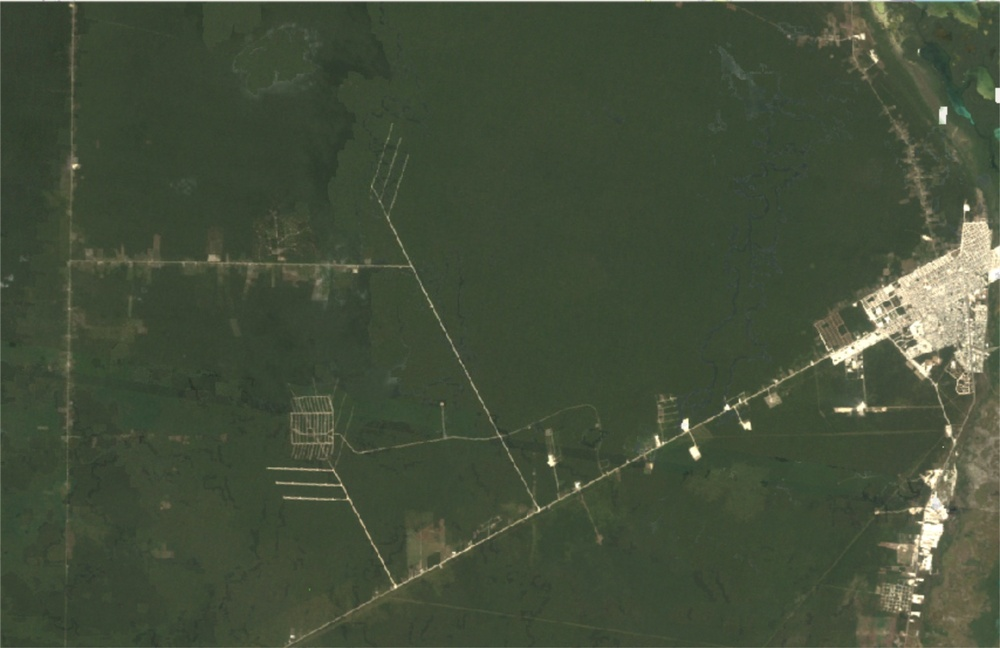
#> input picture color_segmentation/applications/images/1985.jpg, 1000 x 648 px, shrunk from 1708 x 1106 before the run
$ jupyter execute color_segmentation_application_1.ipynb
#> lines starting #> are read from the running program, lines starting #| are printed output that depends on the picture; after the words box and inside, x2 and y2 are one past the last pixel; in counts of white or black regions, pixels touching at a corner belong together
# Deforestation Analysis using Color Segmentation

We have been looking at histograms, histogram equalization, color segmentation using HSV color space. We are now going to look at one application in the area of deforestation management.

We will also have a look at using histograms to determine the lower and upper bounds for segmentation using in-range function.

We will have a look at four images showing human settlement and deforestation. We will analyze them in HSV and BGR and map out the forest cover as a percentage of total land area.

[cell 1]
#loading the images
import cv2
import glob
import matplotlib.pyplot as plt
import numpy as np

plt.rcParams['image.cmap'] = 'gray'

We will now load and display the 1985 and 2011 images.

[cell 2]
image1985 = cv2.imread('images/1985.jpg')
#> image1985 is the input picture: shape (648, 1000, 3); mean B, G, R 58.8, 79.2, 68.6
image2011 = cv2.imread('images/2011.jpg')
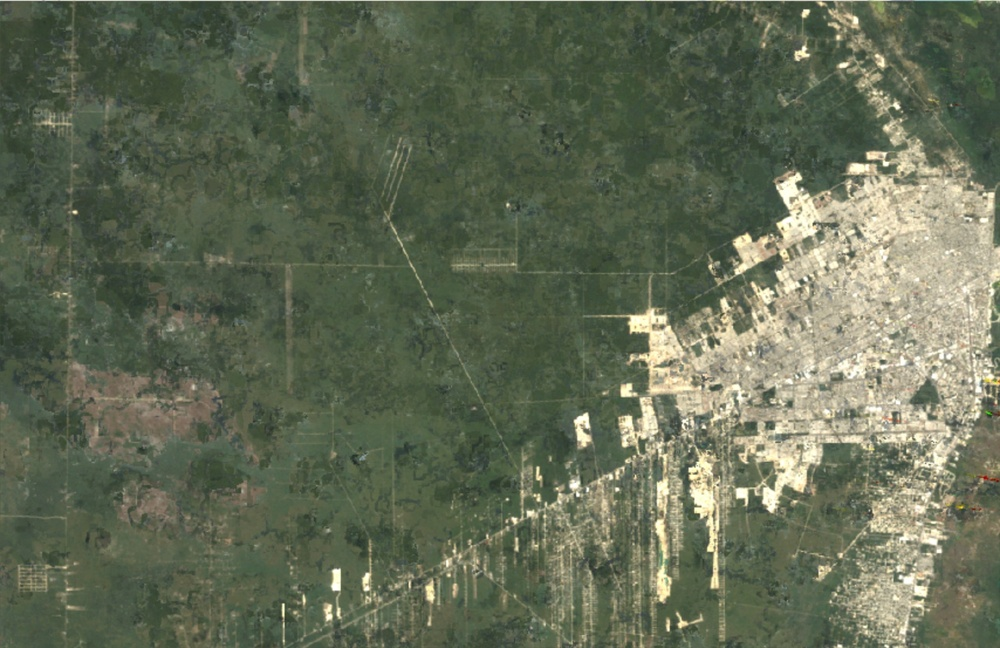
#> input picture color_segmentation/applications/images/2011.jpg, 1000 x 648 px, shrunk from 1708 x 1106 before the run
#> image2011 is the input picture: shape (648, 1000, 3); mean B, G, R 84.9, 106.9, 98.6

[cell 3]
plt.figure(figsize=[10, 8])
plt.subplot(121); plt.imshow(image1985[:, :, ::-1]); plt.title('1985')
plt.subplot(122); plt.imshow(image2011[:, :, ::-1]); plt.title('2011')
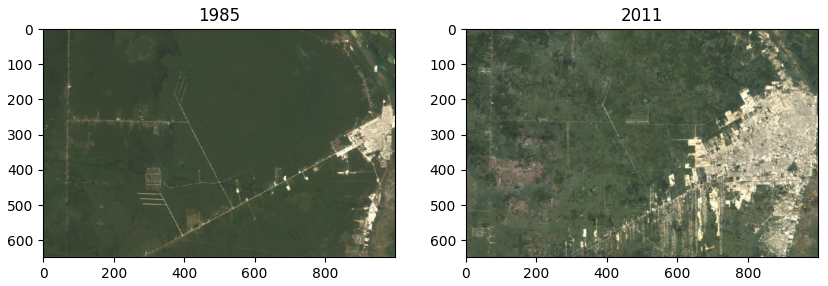
#> figure drawn by matplotlib, 2 panels

We see a comparable difference between the two images. What we now want to do is to segment the images. We have previously done this in HSV but we can also segment according to RGB. We know that vegetation is green, hence we will want to segment according to the green channel. We will go ahead and plot the histograms for the channels for both images to find the correct threshold values.

## Color Segmentation in RGB

[cell 4]
#We create a utility function to plot the histograms
#It takes a BGR image and plots the histograms for the
#various channels
def build_hist_rgb(img, title = '', yscale = 'linear'):
#> called with title = '1985 - Linear', yscale = 'linear'
    assert(img.shape[2] == 3) #has 3 channels

    #Build the histograms
    blue_hist=cv2.calcHist([img], [0], None, [256], [0, 255])
#> blue_hist = 256 values, max 90031 at index 52, min 0 at index 0, mean 2531.2
    green_hist=cv2.calcHist([img], [1], None, [256], [0, 255])
#> green_hist = 256 values, max 82750 at index 73, min 0 at index 0, mean 2529.6
    red_hist=cv2.calcHist([img], [2], None, [256], [0, 255])
#> red_hist = 256 values, max 69919 at index 60, min 0 at index 0, mean 2526.3

    fig = plt.figure(figsize=[20, 5])
    fig.suptitle(title)
    #Blue channel
    ax = fig.add_subplot(1, 3, 1)
    #Setting y scale
    if(yscale == 'log'):
        ax.set_yscale(yscale, base=2)
    else:
        ax.set_yscale(yscale)
    ax.plot(blue_hist, color = 'b', label = 'Blue')
    ax.grid()
    ax.legend()

    #Green channel
    ax = fig.add_subplot(1, 3, 2)

    #Setting y scale
    if(yscale == 'log'):
        ax.set_yscale(yscale, base=2)
    else:
        ax.set_yscale(yscale)

    ax.plot(green_hist, color = 'g', label = 'Green')
    ax.grid()
    ax.legend()

    #Red channel
    ax = fig.add_subplot(1, 3, 3)

    #Setting y scale
    if(yscale == 'log'):
        ax.set_yscale(yscale, base=2)
    else:
        ax.set_yscale(yscale)

    ax.plot(red_hist, color = 'r', label = 'Red')
    ax.grid()
    ax.legend()

build_hist_rgb(image1985, '1985 - Linear')
build_hist_rgb(image2011, '2011 - Linear')
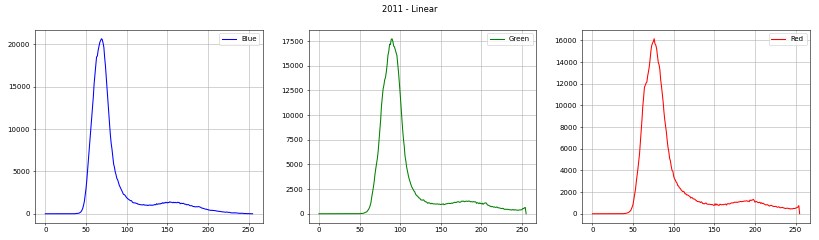
#> figure drawn by matplotlib, 3 panels; panel 1: curve peaks at x = 69, y = 20653; panel 2: curve peaks at x = 90, y = 17735; panel 3: curve peaks at x = 76, y = 16157

Above, we have plotted the histograms for all the channels of the 1985 and 2011 image. We can note that the images are relatively dark as most pixels are within the range of less than 100 for all the channels (the histograms are skewed left). We also see that the peak is at between 50 -100. We can get a better look at the distribution by using a log y-scale to reduce skewness in the data.

[cell 5]
build_hist_rgb(image1985, '1985 - Log', 'log')
build_hist_rgb(image2011, '2011 - Log', 'log')

In the previous plot, the high peaks overshadowed the rest of the regions. Now, however we can properly see that there are other values beyond the peaks. We see two peaks, one between 70 - 100 and another bump starting from 150 and declining past 200 for the 2011 green histogram. For the 1985 green histogram, we see only one dominant peak and the bump is smaller. This could suggest the two dominant areas in the images, the vegetation being the high peak and the small but increasing bump being the human settlement. We can use these values to create an inRange function. We need only use the green portion and limit the values to between 50 and 100 and we will properly segment our image. In this example we have used two histograms to set the threshold value for all images, for more fine grained access, we could use each image's histogram.

[cell 6]
#Build utility function to produce image masks in rgb
def build_masks(img, lower=[0, 50, 0], upper=[255, 100, 255]):
    #For the blue and red channels, we put lower and upper as the utmost min
    #and max values. For the green channel, we confine our value range to
    #65 - 120

    return cv2.inRange(img, np.array(lower), np.array(upper))
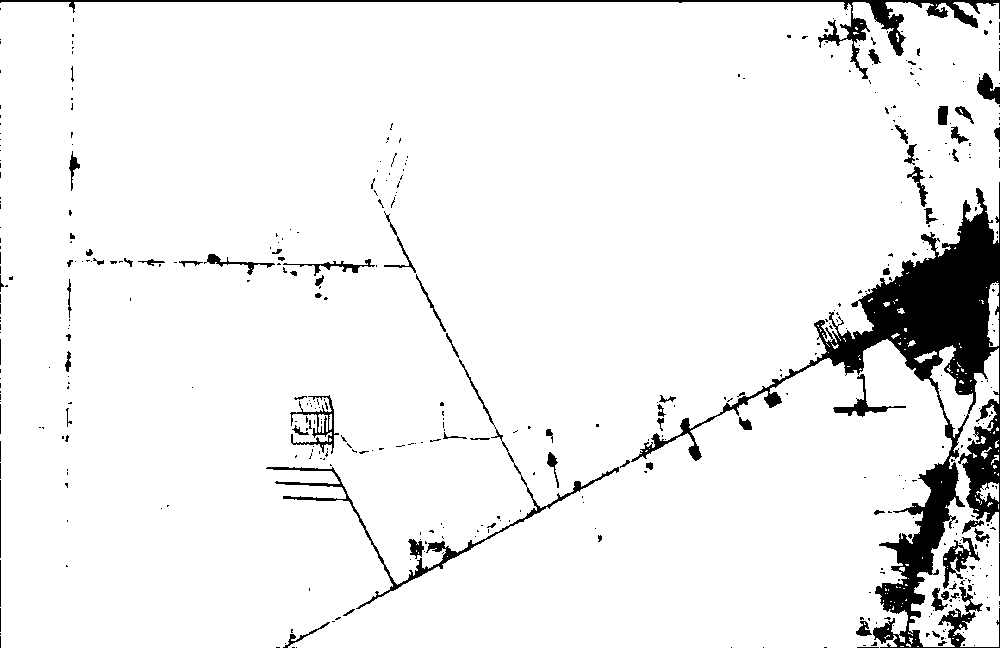
#> returned value: shape (648, 1000); 93.4% white; 453 black regions (374 under 20 px), largest, box (x1, y1, x2, y2) and area: (631, 182, 1000, 648) 26821, (0, 0, 1000, 79) 4308, (266, 359, 619, 609) 2447

[cell 7]
#We will calculate forest percentage
def percent_forest(img):
    total = img.shape[0] * img.shape[1]

    cover = cv2.countNonZero(img)
#> cover = 605424

    return round((cover / total) * 100, 2)

[cell 8]
#We will now display and build masks for all the images and display them side by side
#We will also display the forest cover as a percentage of the whole mass
#capture all images
images = glob.glob('images/*.jpg')
fig = plt.figure(figsize=[10, 15])
count = 1

for image in images:
    #read the image
    img_x = cv2.imread(image)

    #build a mask
    img_mask = build_masks(img_x)

    #display image and mask
    ax = fig.add_subplot(4, 2, count)
    ax.imshow(img_x[:, :, ::-1])
    ax.set_title('Original - ' + image[7:11])

    ax = fig.add_subplot(4, 2, count+1)
    ax.imshow(img_mask, vmin=0)
    ax.set_title(image[7:11] + ' Forest Cover: ' + str(percent_forest(img_mask)) + '%')

    count += 2
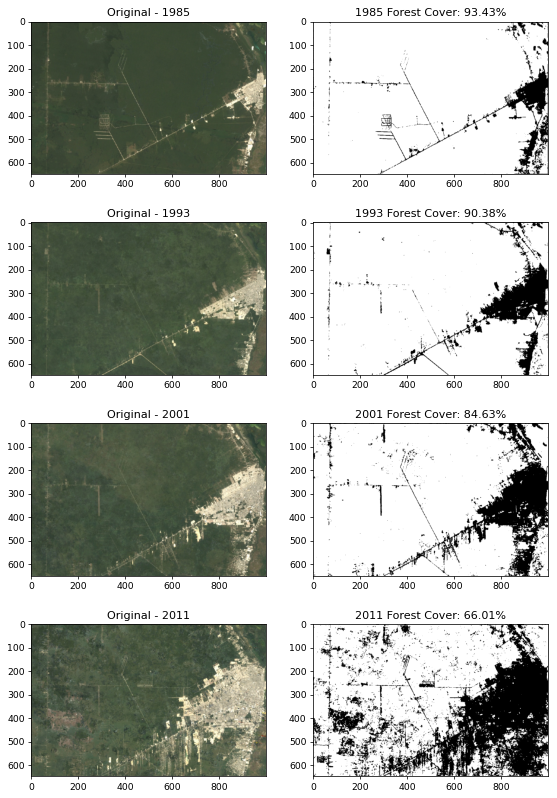
#> figure drawn by matplotlib, 8 panels

There we have it. The general cover of forest is decreasing with time. let us use the HSV color space to see if we will have better results.

## Color Segmentation in HSV

We are now going to use the HSV color channel. We will be most interested in the green hue. HSV color space is nearer to how humans understand color.

[cell 9]
#Utility function to plot HSV histograms
def build_hist_hsv(img, title = '', yscale = 'linear'):
    assert(img.shape[2] == 3) #has 3 channels

    #Build the histograms
    hue_hist=cv2.calcHist([img], [0], None, [180], [0, 179])
    sat_hist=cv2.calcHist([img], [1], None, [256], [0, 255])
    val_hist=cv2.calcHist([img], [2], None, [256], [0, 255])

    fig = plt.figure(figsize=[20, 5])
    fig.suptitle(title)
    #Blue channel
    ax = fig.add_subplot(1, 3, 1)
    #Setting y scale
    if(yscale == 'log'):
        ax.set_yscale(yscale, base=2)
    else:
        ax.set_yscale(yscale)
    ax.plot(hue_hist, color = 'b', label = 'Hue')
    ax.grid()
    ax.legend()

    #Green channel
    ax = fig.add_subplot(1, 3, 2)

    #Setting y scale
    if(yscale == 'log'):
        ax.set_yscale(yscale, base=2)
    else:
        ax.set_yscale(yscale)

    ax.plot(sat_hist, color = 'g', label = 'Saturation')
    ax.grid()
    ax.legend()

    #Red channel
    ax = fig.add_subplot(1, 3, 3)

    #Setting y scale
    if(yscale == 'log'):
        ax.set_yscale(yscale, base=2)
    else:
        ax.set_yscale(yscale)

    ax.plot(val_hist, color = 'r', label = 'Value')
    ax.grid()
    ax.legend()

[cell 10]
#convert 1985 & 2011 to HSV and plot
image1985_hsv = cv2.cvtColor(image1985, cv2.COLOR_BGR2HSV)
#> image1985_hsv: shape (648, 1000, 3); mean H, S, V 46.5, 67.9, 79.6
image2011_hsv = cv2.cvtColor(image2011, cv2.COLOR_BGR2HSV)
#> image2011_hsv: shape (648, 1000, 3); mean H, S, V 43.5, 56.9, 108.2

#plotting their HSV values
build_hist_hsv(image1985_hsv, '1985 - HSV - Linear')
#> in build_hist_hsv, `hue_hist=cv2.calcHist([img], [0], None, [180], [0, 179])`: hue_hist = 180 values, max 120231 at index 48, min 0 at index 1, mean 3600
#> in build_hist_hsv, `sat_hist=cv2.calcHist([img], [1], None, [256], [0, 255])`: sat_hist = 256 values, max 53482 at index 70, min 0 at index 109, mean 2531.2
#> in build_hist_hsv, `val_hist=cv2.calcHist([img], [2], None, [256], [0, 255])`: val_hist = 256 values, max 82751 at index 73, min 0 at index 0, mean 2526.1
build_hist_hsv(image2011_hsv, '2011 - HSV - Linear')
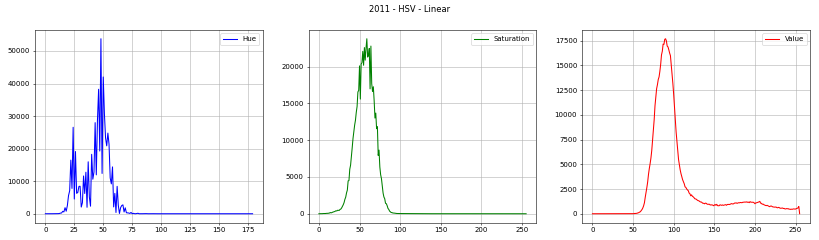
#> figure drawn by matplotlib, 3 panels; panel 1: curve peaks at x = 48, y = 53758; panel 2: curve peaks at x = 59, y = 23784; panel 3: curve peaks at x = 90, y = 17678

Looking at the hue, the value picks highest at around 50. We see that the peak is greater in 1985 than in 2011, at over 200K against 80K. We also see a smaller bump before the major peak in 1985. The bump becomes larger in the 2011 plot at over 40K.

Over at the value section, we note with interest that, for 2011, on top of the major peak at ~100, ther is a small bump rising from 150, with its highest at ~190. Let us plot the log plots to see.

[cell 11]
#plotting their HSV values
build_hist_hsv(image1985_hsv, '1985 - HSV - Linear', 'log')
build_hist_hsv(image2011_hsv, '2011 - HSV - Linear', 'log')
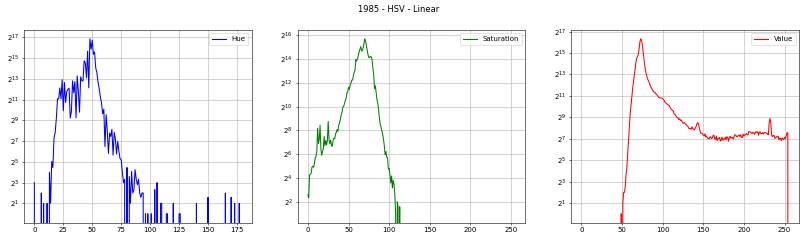
#> figure drawn by matplotlib, 3 panels; panel 1: curve peaks at x = 48, y = 120231; panel 2: curve peaks at x = 70, y = 53482; panel 3: curve peaks at x = 73, y = 82751
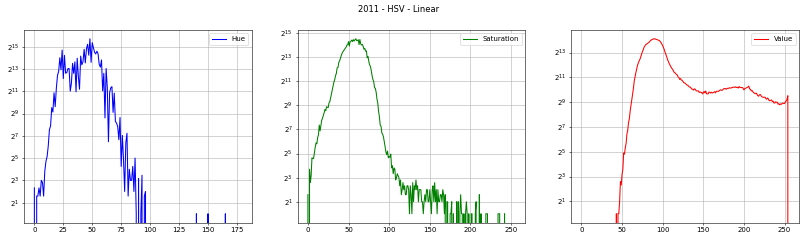
#> figure drawn by matplotlib, 3 panels; panel 1: curve peaks at x = 48, y = 53758; panel 2: curve peaks at x = 59, y = 23784; panel 3: curve peaks at x = 90, y = 17678

We see that the second smaller bump in the Hue section is more significant than in the linear plot. We also see that the second bump in the Value channel is more pronounced in 2011 than in 1985.

We will cap our Hue at the considerable dip between 50 and 75, around 65. We can also cap our value at where the high peak starts falling, around 105.

[cell 12]
#Just like we did, we will also plot the images with their masks,
#We will also display the forest cover as a percentage of the whole mass
#We hope to comapre the ranges for RGB and HSV
images = glob.glob('images/*.jpg')
fig = plt.figure(figsize=[10, 15])
count = 1

for image in images:
    #read the image
    img_x = cv2.imread(image)

    #convert to HSV
    img_hsv = cv2.cvtColor(img_x, cv2.COLOR_BGR2HSV)

    #build a mask
    img_mask = build_masks(img_hsv, np.array([40, 0, 0]), np.array([65, 255, 105]))
#> in build_masks (call 5), `return cv2.inRange(img, np.array(lower), np.array(upper))`:
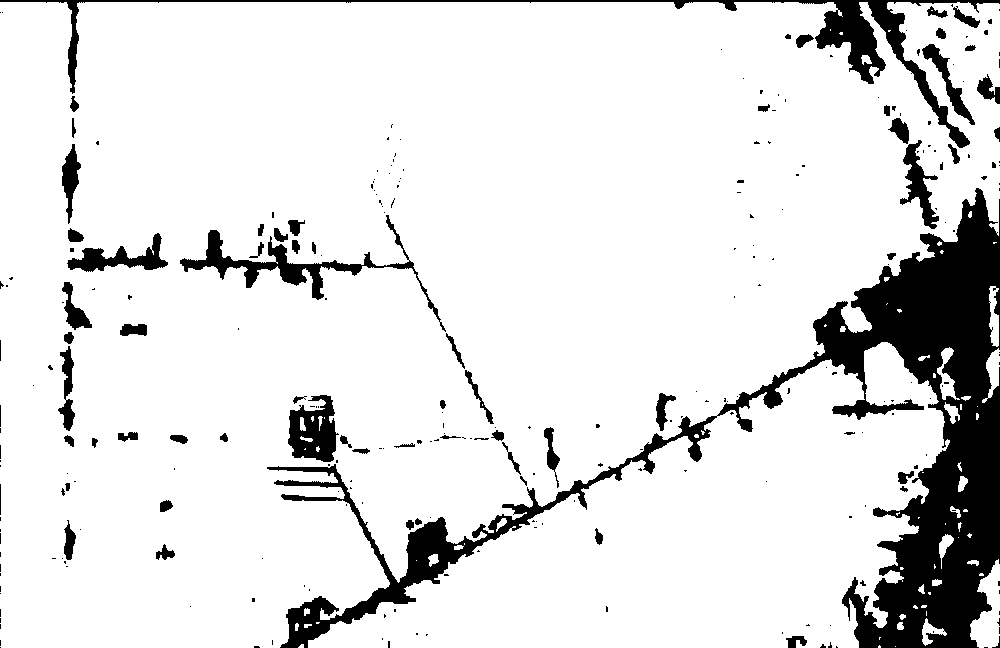
#> returned value: shape (648, 1000); 87.9% white; 275 black regions (204 under 20 px), largest, box (x1, y1, x2, y2) and area: (267, 188, 1000, 648) 52629, (0, 0, 1000, 148) 7740, (180, 215, 446, 332) 3483

    #display image and mask
    ax = fig.add_subplot(4, 2, count)
    ax.imshow(img_x[:, :, ::-1])
    ax.set_title('Original - ' + image[7:11])

    ax = fig.add_subplot(4, 2, count+1)
    ax.imshow(img_mask, vmin=0)
    ax.set_title(image[7:11] + ' Forest Cover: ' + str(percent_forest(img_mask)) + '%')

    count += 2
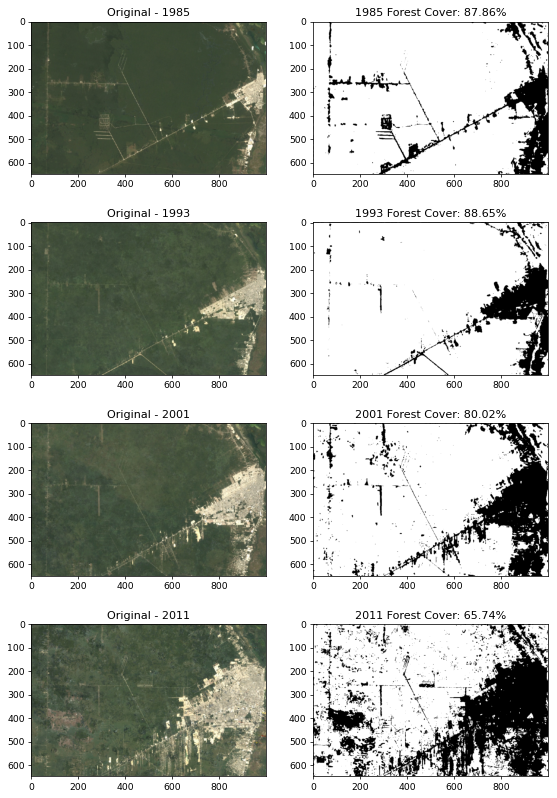
#> figure drawn by matplotlib, 8 panels
